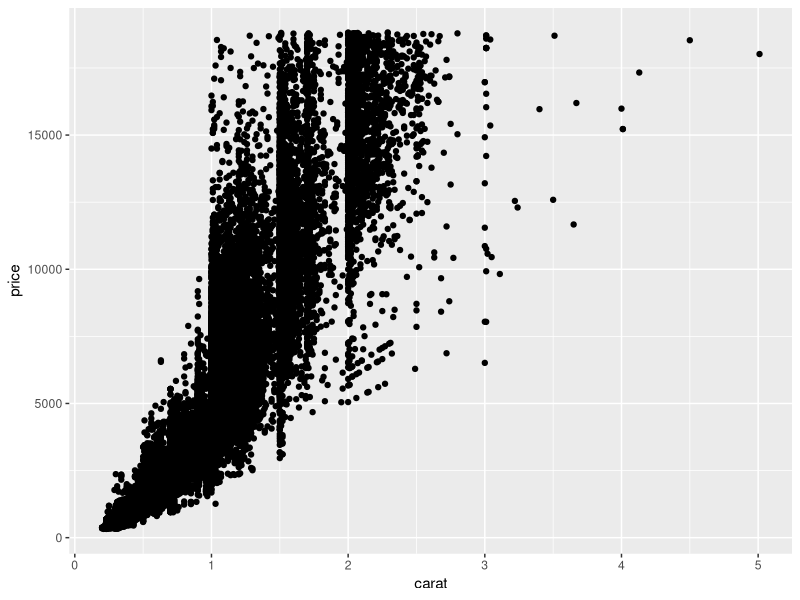
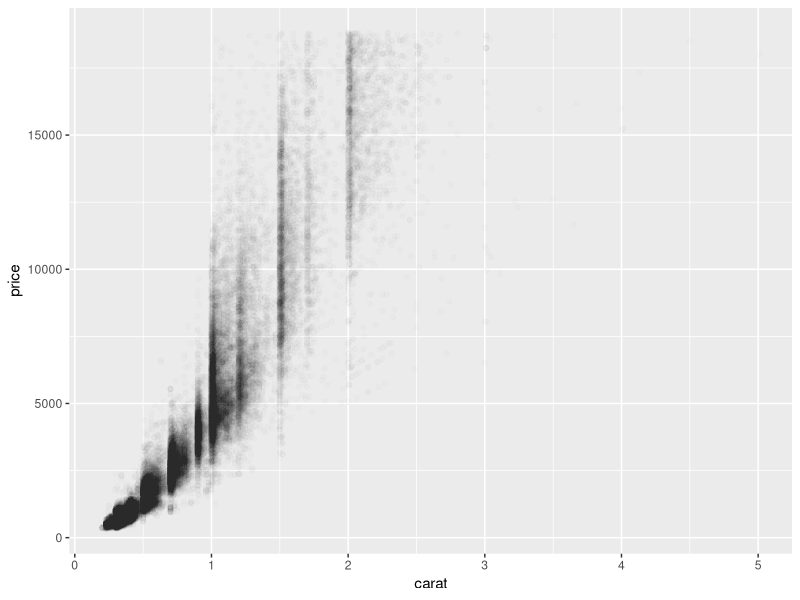
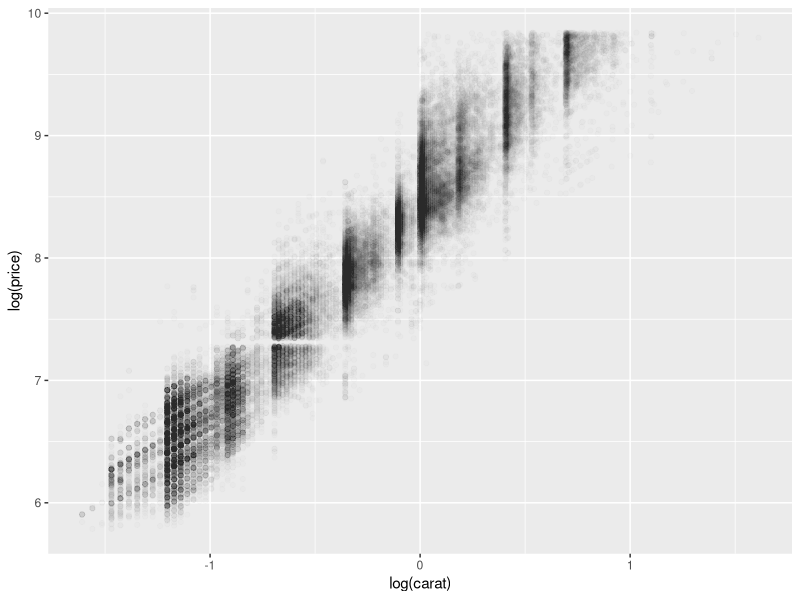
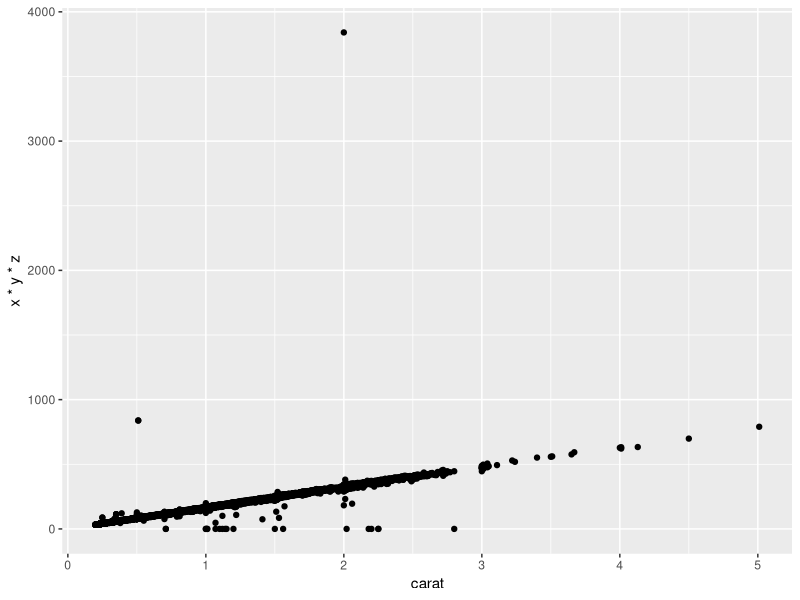
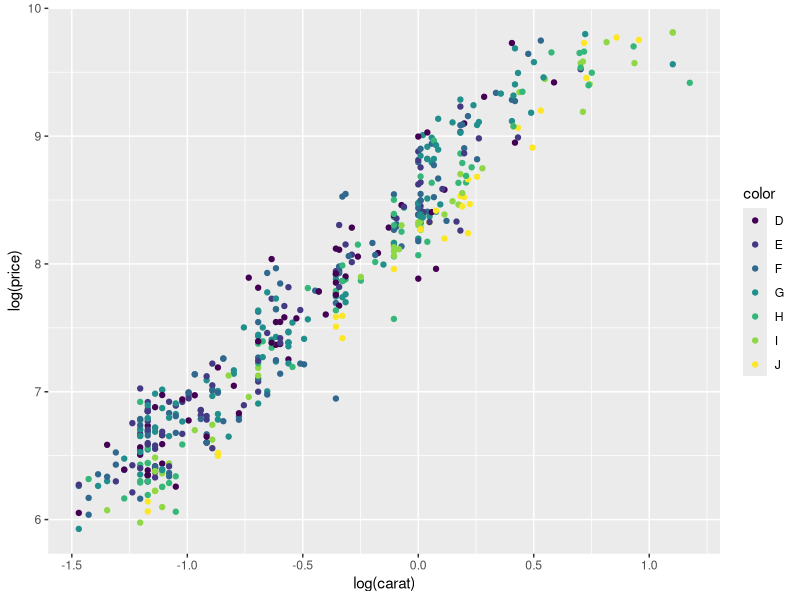
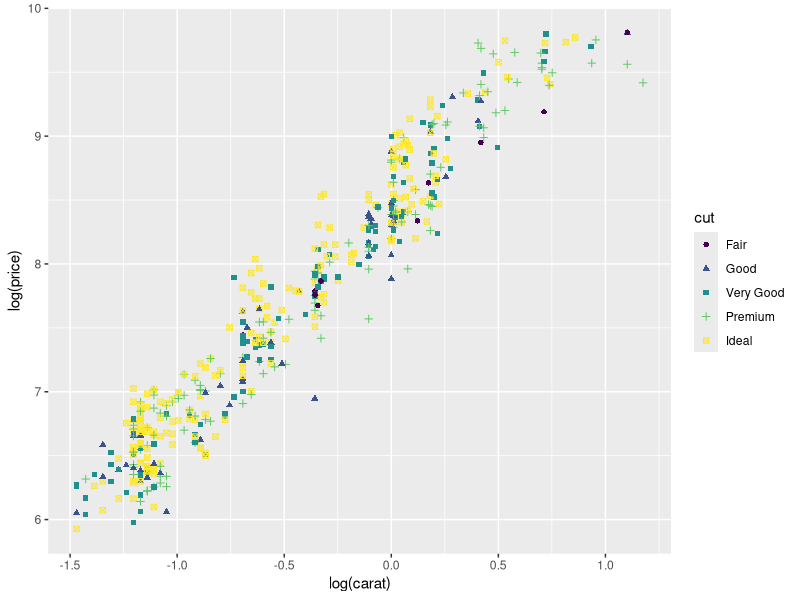
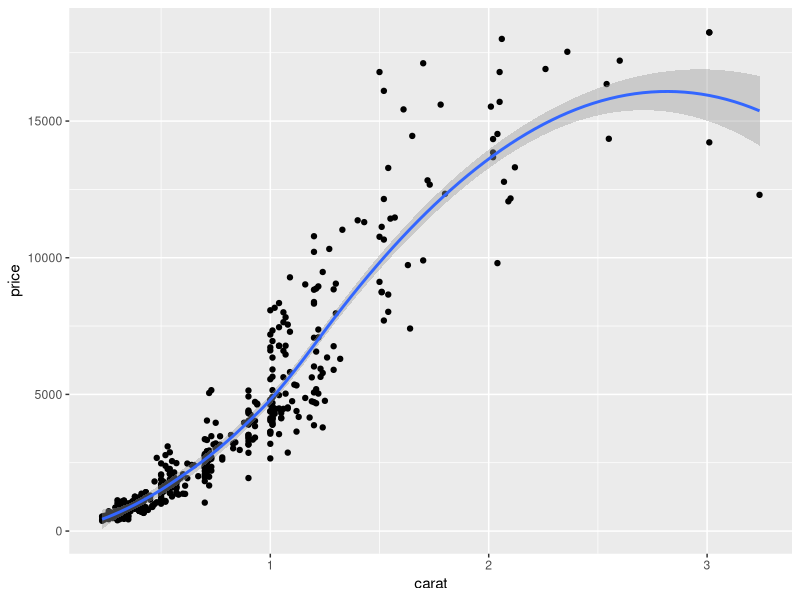
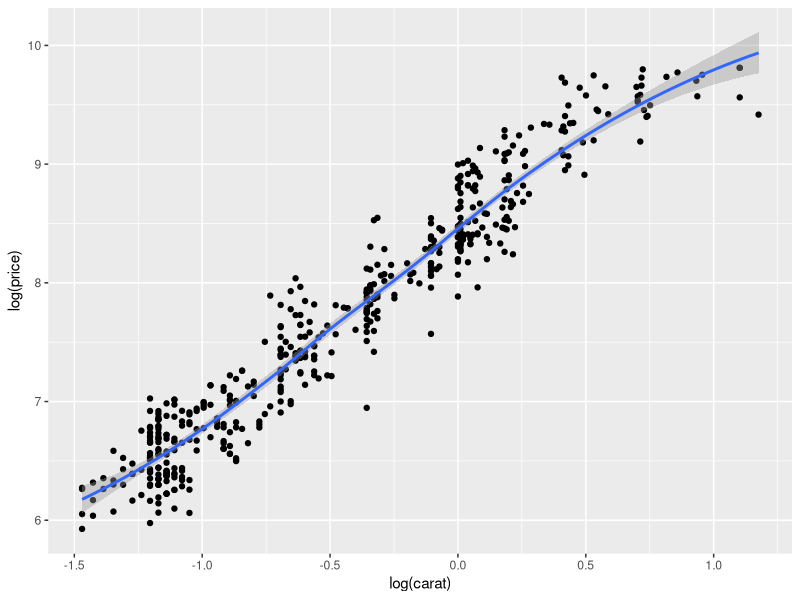

Write the R code that produced these figures, in order.
rm(list=ls())
library(ggplot2)
library(mgcv)

d.small <- diamonds[sample(nrow(diamonds), 500), ]


# 2.3 Basics 
qplot(carat, price, data=diamonds)
qplot(carat, price, data=diamonds, alpha=I(1 / 100))
qplot(log(carat), log(price), data=diamonds, alpha=I(1 / 100))
qplot(carat, x*y*z, data=diamonds)


# 2.4 Aesthetics: Color, Shape, Size
qplot(log(carat), log(price), data=d.small, color=color)
qplot(log(carat), log(price), data=d.small, color=cut, shape=cut)


# 2.5 Plot Geoms
# 2.5.1 Add a smoother
qplot(carat, price, data=d.small, geom=c('point', 'smooth'))
qplot(log(carat), log(price), data=d.small, geom=c('point', 'smooth'))
qplot(log(carat), 
      log(price), 
      data=diamonds, 
      geom=c('point', 'smooth'), 
      alpha=I(1/100))
qplot(log(carat), log(price), data=d.small, geom=c('point', 'smooth'), span=0.2)
qplot(log(carat), 
      log(price), 
      data=d.small, 
      geom=c('point', 'smooth'), 
      method='gam', 
      formula=y ~ s(x))
qplot(log(carat), 
      log(price), 
      data=d.small, 
      geom=c('point', 'smooth'), 
      method='gam', 
      formula=y ~ s(x, bs='cs'))


# 2.5.2 Boxplots and Jitter
qplot(color, price / carat, data=diamonds, geom='jitter', alpha=I(1 / 20))      
qplot(color, price / carat, data=diamonds, geom='boxplot', alpha=I(1 / 10))


# 2.5.3 Histograms; Density Plots
qplot(carat, data=diamonds, geom='histogram')
qplot(carat, 
      data=diamonds, 
      geom='histogram', 
      binwidth=0.1, 
      xlim=c(0, 3), 
      fill=color)
qplot(carat, data=diamonds, geom='density')
qplot(carat, data=diamonds, geom='density', color=color)


# 2.5.4 Bar Charts
qplot(color, data=diamonds, geom='bar')
qplot(color, data=diamonds, geom='bar', weight=carat) +  
  scale_y_continuous('carat')
  
qplot(date, unemploy / pop, data=economics, geom='line')
qplot(date, uempmed, data=economics, geom='line')

year <- function(x) { as.POSIXlt(x)$year + 1900 }
qplot(unemploy / pop, uempmed, data=economics, geom=c('point', 'path'))
qplot(unemploy / pop, uempmed, data=economics, geom='path', color=year(date))


# 2.6 Faceting
qplot(carat, 
      data=diamonds, 
      facets=color ~ ., 
      geom='histogram', 
      binwidth=0.1, 
      xlim=c(0, 3))
qplot(carat, 
      ..density..,
      data=diamonds, 
      facets=color ~ ., 
      geom='histogram', 
      binwidth=0.1, 
      xlim=c(0, 3))      